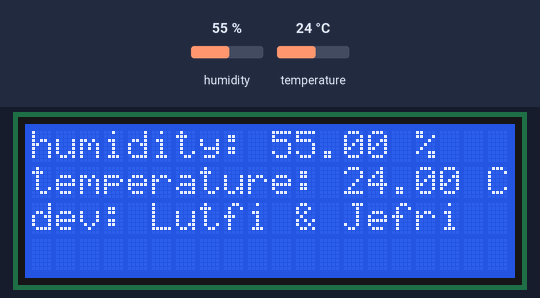
Simulated run of this sketch. Board: ESP8266 (NodeMCU). On the bench: 20×4 character LCD. Inputs (shaded band) come from the test bench; at power-on: humidity 55 %, temperature 24 °C. WiFi joins after 1.5 s; servers stay silent unless stated; uploads are accepted with an empty reply; what the sketch prints to the serial monitor is not drawn.

Above: at 9.7 s.
9.8 s: humidity set to 22 %
At 20.2 s:
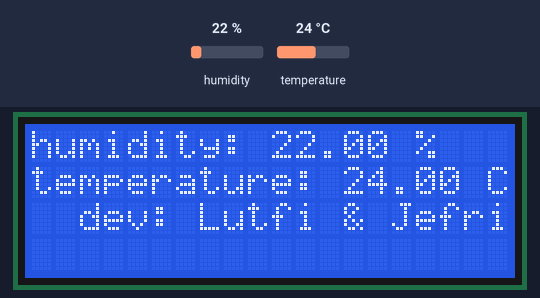
20.4 s: temperature set to 12 °C
At 30.8 s:
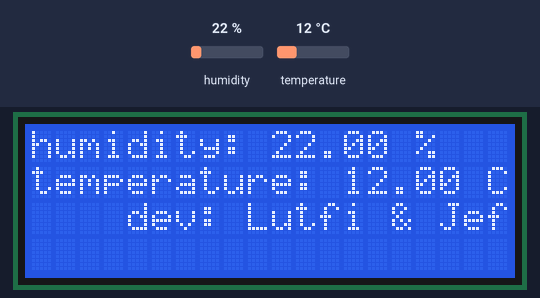
31.0 s: humidity set to 40 %
At 41.4 s:
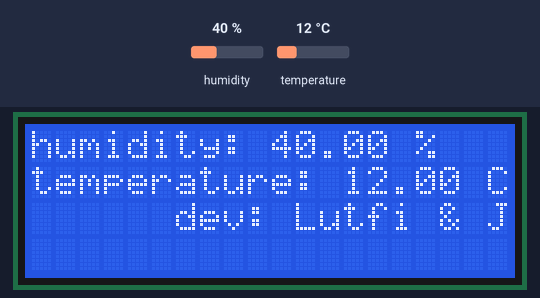
41.6 s: temperature set to 19 °C
At 52.2 s:
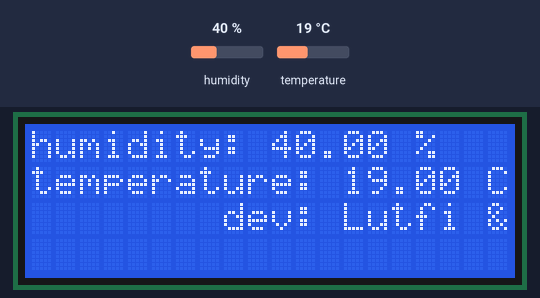
Timing chart, 0 to 53.7 s (numbered marks = the images above; inputs shaded):
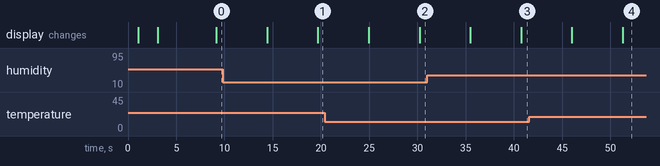

The sketch:

sensor_suhu.ino
```cpp
#include <Wire.h>
#include "DHT.h"
#include <LiquidCrystal_I2C.h>
#include <ESP8266WiFi.h>
#include <ESP8266HTTPClient.h>


#define DHTPIN 4
#define DHTTYPE DHT22
DHT dht(DHTPIN, DHTTYPE);
LiquidCrystal_I2C lcd(0x27, 20, 4);


int i;
void setup(){
  Serial.begin(115200);
  Wire.begin(2,0);
  dht.begin();
 lcd.begin(20,4);
  lcd.backlight(); // Enable or Turn On the backlight
dht.begin();
  lcd.setBacklight(HIGH);
  delay(1000);
  WiFi.begin("lut", "ceku9562");

while (WiFi.status() != WL_CONNECTED) {
 lcd.print("Connecting...");
delay(1000);
Serial.println("Connecting..");

lcd.clear();
}
Serial.println("Connected");
lcd.print("Connected");
delay(1000);
}


void loop()
{
  if(i> 20){
    i = 0;
    }
  if (WiFi.status() == WL_CONNECTED){
  HTTPClient http;
  float h = dht.readHumidity();
float t = dht.readTemperature();
if (isnan(h) || isnan(t) ) {
    Serial.println(F("Failed to read from DHT sensor!"));
    return;
  }
  delay(5000);
  lcd.home();
  String suhu = String(t);
String huma = String(h);

  Serial.print(suhu);
Serial.print(" ");
Serial.println(huma);
  lcd.clear();
  lcd.setCursor(i,2);
  lcd.print("dev: Lutfi & Jefri");
  lcd.setCursor(0,0);
  lcd.print("humidity: ");
  lcd.print(huma);
  lcd.print(" %");
  lcd.setCursor(0,1);
  lcd.print("temperature: ");
  lcd.print(suhu);
  lcd.print(" C");

 i++;


String hasil = "ard/as.php?udara=" + suhu + "&kelembapan=" + huma + "&submit=Submit";
String Link = "http://192.168.43.59/" + hasil ;
http.begin(Link);
int httpCode = http.GET();
String payload = http.getString();
Serial.println(Link);
http.end();
  // Nothing Absolutely Nothing!
}
}
```
